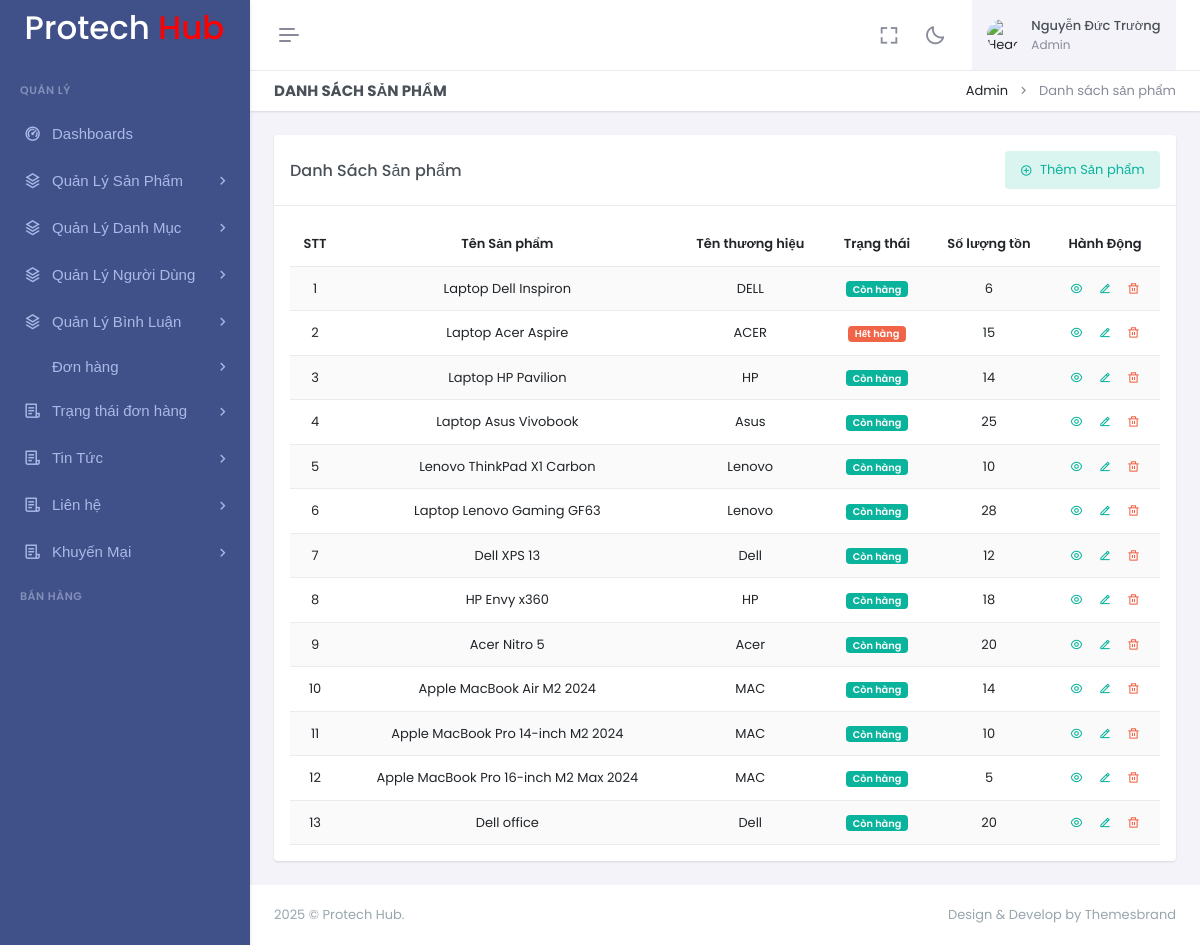
The app's page /admin/index.php?act=products (signed in) with its own data.
### tables this page shows
CREATE TABLE `products` (
  `ma_san_pham` varchar(256) NOT NULL,
  `product_id` int NOT NULL,
  `name` varchar(256) NOT NULL,
  `brand` varchar(256) DEFAULT NULL,
  `category_id` int DEFAULT NULL,
  `description` varchar(256) NOT NULL,
  `ram` varchar(355) DEFAULT NULL,
  `storage` varchar(256) NOT NULL,
  `color` varchar(256) DEFAULT NULL,
  `image_url` varchar(256) DEFAULT NULL,
  `price` decimal(15,2) NOT NULL,
  `sku` varchar(256) DEFAULT NULL,
  `status` tinyint(1) NOT NULL,
  `stock_quantity` int NOT NULL
);

### admin/controllers/ProductController.php (called while the page is built, shortened)
<?php
class ProductController
{
    private $productModel;
    public function __construct()
    {
        $this->productModel = new Product();
    }
    public function index()
    {
        $products = $this->productModel->getAll();
        require_once 'views/products/index.php';
    }
}
?>

### commons/function.php (called while the page is built)
<?php
function connectDB() {
    $host = DB_HOST;
    $port = DB_PORT;
    $dbname = DB_NAME;
    try {
        $conn = new PDO("mysql:host=$host;port=$port;dbname=$dbname", DB_USERNAME, DB_PASSWORD);
        $conn->setAttribute(PDO::ATTR_ERRMODE, PDO::ERRMODE_EXCEPTION);
        $conn->setAttribute(PDO::ATTR_DEFAULT_FETCH_MODE, PDO::FETCH_ASSOC);
        return $conn;
    } catch (PDOException $e) {
        echo ("Connection failed: " . $e->getMessage());
    }
}

### admin/models/ProductModel.php (called while the page is built, shortened)
<?php
class Product
{
    private $conn;
    public function __construct()
    {
        $this->conn = connectDB();
    }
    public function getAll()
    {
        $sql = "SELECT p.*, c.ten_danh_muc
                FROM products p
                LEFT JOIN danh_mucs c ON p.category_id = c.id";
        $stmt = $this->conn->prepare($sql);
        $stmt->execute();
        return $stmt->fetchAll();
    }
}
?>

### admin/views/products/index.php (the view, shortened to what this page needs)
<!DOCTYPE html>
<html lang="en" data-layout="vertical" data-topbar="light" data-sidebar="dark" data-sidebar-size="lg"
    data-sidebar-image="none" data-preloader="disable" data-theme="default" data-theme-colors="default">
<head>
    <?php require_once "views/layouts/libs_css.php"; ?>
</head>
<body>
    <div id="layout-wrapper">
        <?php
        require_once "views/layouts/header.php";
        require_once "views/layouts/siderbar.php";
        ?>
        <div class="main-content">
            <div class="page-content">
                <div class="container-fluid">
                    <div class="row">
                        <div class="col-12">
                            <div
                                class="page-title-box d-sm-flex align-items-center justify-content-between bg-galaxy-transparent">
                                <h4 class="mb-sm-0">Danh sách Sản phẩm</h4>
                                <div class="page-title-right">
                                    <ol class="breadcrumb m-0">
                                        <li class="breadcrumb-item"><a href="javascript: void(0);">Admin</a></li>
                                        <li class="breadcrumb-item active">Danh sách sản phẩm</li>
                                    </ol>
                                </div>
                            </div>
                        </div>
                    </div>
                    <div class="row">
                        <div class="col">
                            <div class="h-100">
                                <div class="card">
                                    <div class="card-header align-items-center d-flex">
                                        <h4 class="card-title mb-0 flex-grow-1">Danh Sách Sản phẩm</h4>
                                        <a href="?act=products/create" class="btn btn-soft-success material-shadow-none">
                                            <i class="ri-add-circle-line align-middle me-1"></i> Thêm Sản phẩm
                                        </a>
                                    </div>
                                    <div class="card-body">
                                        <div class="live-preview">
                                            <div class="table-responsive">
                                                <table
                                                    class="table table-striped table-nowrap align-middle mb-0 table text-center">
                                                    <thead>
                                                        <tr>
                                                            <th scope="col">STT</th>
                                                            <th scope="col">Tên Sản phẩm</th>
                                                            <th scope="col">Tên thương hiệu</th>
                                                            <th scope="col">Trạng thái</th>
                                                            <th scope="col">Số lượng tồn</th>
                                                            <th scope="col">Hành Động</th>
                                                        </tr>
                                                    </thead>
                                                    <tbody>
                                                        <?php
                                                        $stt = 1;
                                                        foreach ($products as $product): ?>
                                                            <tr>
                                                                <td><?php echo $stt++; ?></td>
                                                                <td><?php echo $product['name']; ?></td>
                                                                <td><?php echo $product['brand']; ?></td>
                                                                <td>
                                                                    <?php
                                                                    if ($product['status'] == '1') { ?>
                                                                        <span class="badge bg-success">Còn hàng</span>
                                                                    <?php
                                                                    } else { ?>
                                                                        <span class="badge bg-danger">Hết hàng</span>
                                                                    <?php
                                                                    }
                                                                    ?>
                                                                </td>
                                                                <td><?php echo $product['stock_quantity']; ?></td>
                                                                <td>
                                                                    <div
                                                                        class="d-flex justify-content-center hstack gap-3 flex-wrap">
                                                                        <a href="?act=products/show&id=<?php echo $product['product_id']; ?>"
                                                                            class="link-success">
                                                                            <i class="ri-eye-line"></i>
                                                                        </a>
                                                                        <a href="?act=products/edit&id=<?php echo $product['product_id']; ?>"
                                                                            class="link-success">
                                                                            <i class="ri-edit-2-line"></i>
                                                                        </a>
                                                                        <a href="?act=products/delete&id=<?php echo $product['product_id']; ?>"
                                                                            class="link-danger"
                                                                            onclick="return confirm('Bạn có chắc chắn xóa không?');">
                                                                            <i class="ri-delete-bin-line"></i>
                                                                        </a>
                                                                    </div>
                                                                </td>
                                                            </tr>
                                                        <?php endforeach; ?>
                                                    </tbody>
                                                </table>
                                            </div>
                                        </div>
                                    </div>
                                </div>
                            </div>
                        </div>
                    </div>
                </div>
            </div>
            <footer class="footer">
                <div class="container-fluid">
                    <div class="row">
                        <div class="col-sm-6">
                             © Protech Hub.
                        </div>
                        <div class="col-sm-6">
                            <div class="text-sm-end d-none d-sm-block">
                                Design & Develop by Themesbrand
                            </div>
                        </div>
                    </div>
                </div>
            </footer>
        </div>
    </div>
</body>
</html>

### records on screen
products: name "Laptop Dell Inspiron", brand "DELL", status "Còn hàng", stock_quantity "6"
products: name "Laptop Acer Aspire", brand "ACER", status "Hết hàng", stock_quantity "15"
products: name "Laptop HP Pavilion", brand "HP", status "Còn hàng", stock_quantity "14"
products: name "Laptop Asus Vivobook", brand "Asus", status "Còn hàng", stock_quantity "25"
products: name "Lenovo ThinkPad X1 Carbon", brand "Lenovo", status "Còn hàng", stock_quantity "10"
products: name "Laptop Lenovo Gaming GF63", brand "Lenovo", status "Còn hàng", stock_quantity "28"
products: name "Dell XPS 13", brand "Dell", status "Còn hàng", stock_quantity "12"
products: name "HP Envy x360", brand "HP", status "Còn hàng", stock_quantity "18"
products: name "Acer Nitro 5", brand "Acer", status "Còn hàng", stock_quantity "20"
products: name "Apple MacBook Air M2 2024", brand "MAC", status "Còn hàng", stock_quantity "14"
products: name "Apple MacBook Pro 14-inch M2 2024", brand "MAC", status "Còn hàng", stock_quantity "10"
products: name "Apple MacBook Pro 16-inch M2 Max 2024", brand "MAC", status "Còn hàng", stock_quantity "5"
products: name "Dell office", brand "Dell", status "Còn hàng", stock_quantity "20"

### other values on screen
$_SESSION['user'] "Nguyễn Đức Trường"
